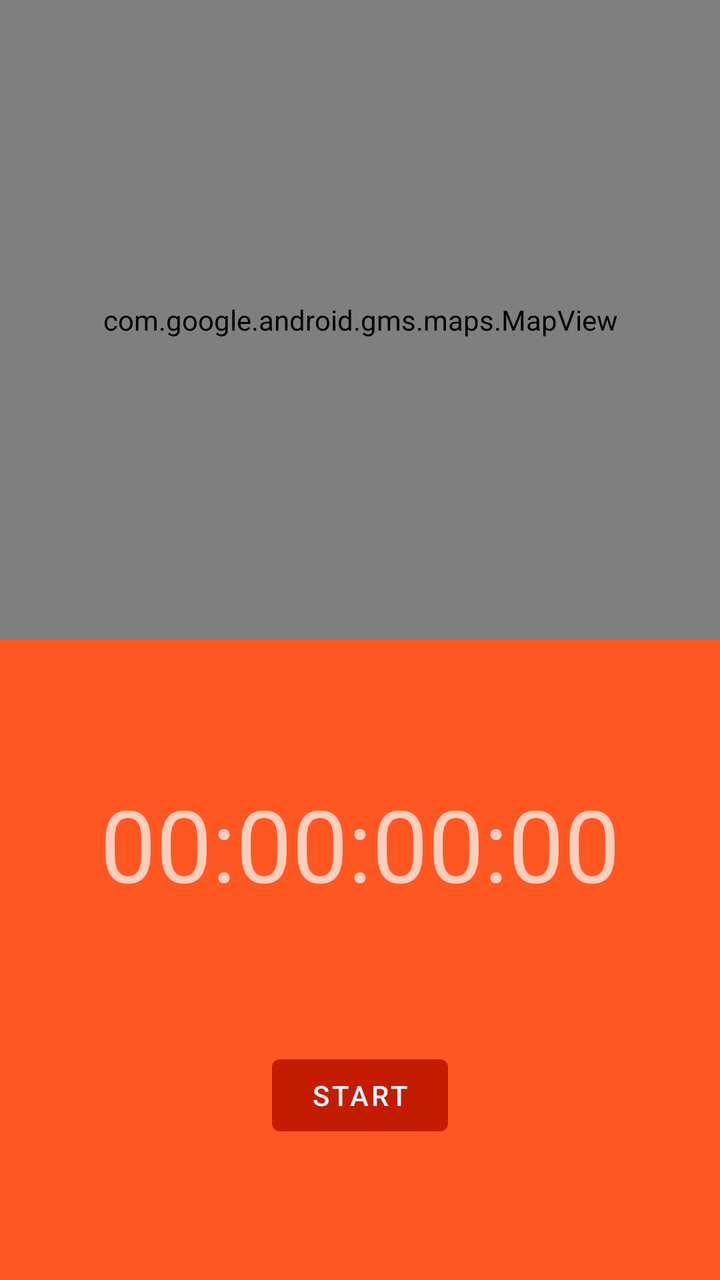
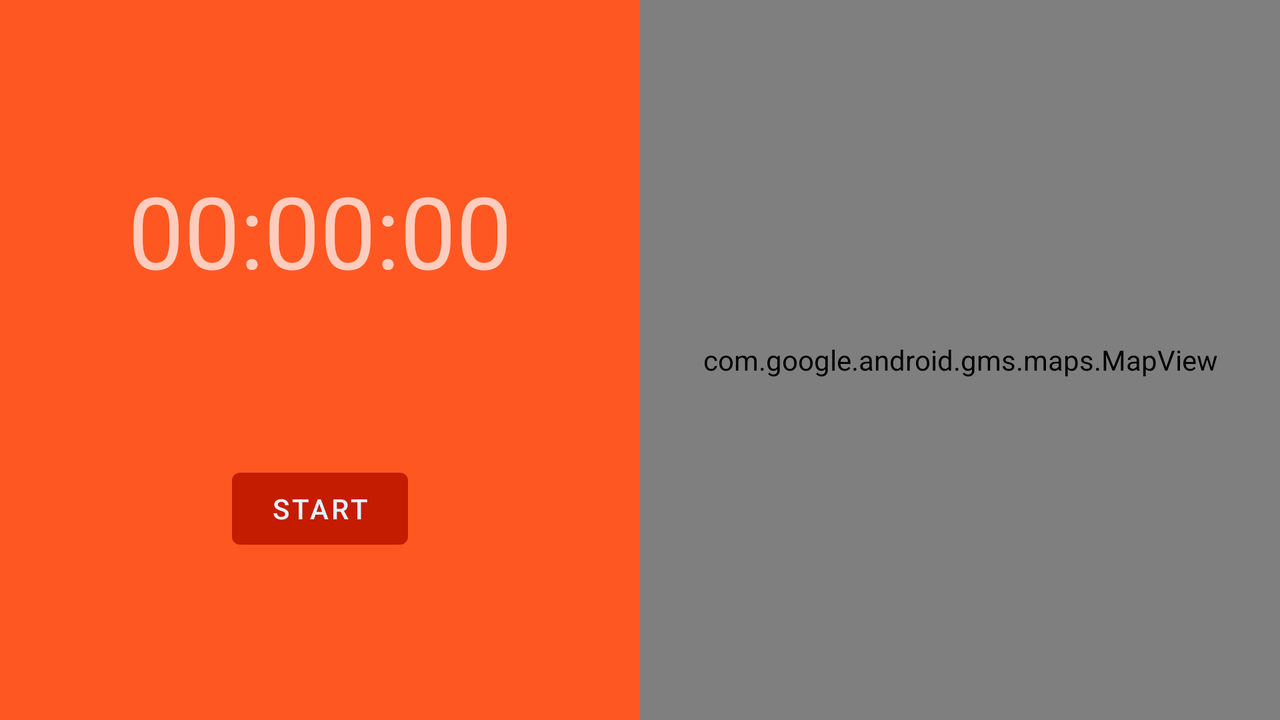

An Android layout and its configuration variant, each rendered on a device that would load it. The default file and the variant file are quoted in full after the pictures.
<!-- AndroidManifest.xml: application theme AppTheme -->
<!-- res/layout/fragment_tracking.xml -->
<?xml version="1.0" encoding="utf-8"?>
<androidx.constraintlayout.widget.ConstraintLayout xmlns:android="http://schemas.android.com/apk/res/android"
    xmlns:app="http://schemas.android.com/apk/res-auto"
    xmlns:tools="http://schemas.android.com/tools"
    android:layout_width="match_parent"
    android:layout_height="match_parent">

    <androidx.constraintlayout.widget.ConstraintLayout
        android:id="@+id/clInnerLayout"
        android:layout_width="match_parent"
        android:layout_height="0dp"
        android:background="@color/orange"
        app:layout_constraintBottom_toBottomOf="parent"
        app:layout_constraintEnd_toEndOf="parent"
        app:layout_constraintHorizontal_bias="0.5"
        app:layout_constraintStart_toStartOf="parent"
        app:layout_constraintTop_toBottomOf="@+id/mapView">

        <com.google.android.material.textview.MaterialTextView
            android:id="@+id/tvTimer"
            android:layout_width="wrap_content"
            android:layout_height="wrap_content"
            android:text="00:00:00:00"
            android:textSize="50sp"
            app:layout_constraintBottom_toTopOf="@+id/btnToggleRun"
            app:layout_constraintEnd_toEndOf="parent"
            app:layout_constraintHorizontal_bias="0.5"
            app:layout_constraintStart_toStartOf="parent"
            app:layout_constraintTop_toTopOf="parent" />

        <com.google.android.material.button.MaterialButton
            android:id="@+id/btnToggleRun"
            android:layout_width="wrap_content"
            android:layout_height="wrap_content"
            android:text="Start"
            app:layout_constraintBottom_toBottomOf="parent"
            app:layout_constraintEnd_toStartOf="@+id/btnFinishRun"
            app:layout_constraintHorizontal_bias="0.5"
            app:layout_constraintStart_toStartOf="parent"
            app:layout_constraintTop_toBottomOf="@+id/tvTimer" />

        <com.google.android.material.button.MaterialButton
            android:id="@+id/btnFinishRun"
            android:layout_width="wrap_content"
            android:layout_height="wrap_content"
            android:text="Finish Run"
            android:visibility="gone"
            app:layout_constraintBottom_toBottomOf="parent"
            app:layout_constraintEnd_toEndOf="parent"
            app:layout_constraintHorizontal_bias="0.5"
            app:layout_constraintStart_toEndOf="@+id/btnToggleRun"
            app:layout_constraintTop_toBottomOf="@+id/tvTimer" />


    </androidx.constraintlayout.widget.ConstraintLayout>

    <com.google.android.material.textview.MaterialTextView
        android:id="@+id/tvLetsGo"
        android:layout_width="wrap_content"
        android:layout_height="wrap_content"
        android:text="Let's go, USERNAME!"
        android:textAlignment="center"
        android:textSize="50sp"
        android:visibility="gone"
        app:layout_constraintBottom_toTopOf="@+id/clInnerLayout"
        app:layout_constraintEnd_toEndOf="parent"
        app:layout_constraintHorizontal_bias="0.5"
        app:layout_constraintStart_toStartOf="parent"
        app:layout_constraintTop_toTopOf="parent" />

    <com.google.android.gms.maps.MapView
        android:id="@+id/mapView"
        android:layout_width="match_parent"
        android:layout_height="0dp"
        app:layout_constraintBottom_toTopOf="@+id/clInnerLayout"
        app:layout_constraintEnd_toEndOf="parent"
        app:layout_constraintHorizontal_bias="0.5"
        app:layout_constraintStart_toStartOf="parent"
        app:layout_constraintTop_toTopOf="parent" />

</androidx.constraintlayout.widget.ConstraintLayout>
<!-- resources referenced by this layout -->
<resources>
  <color name="orange">#ff5722</color>
  <style name="AppTheme" parent="Theme.MaterialComponents.NoActionBar">
          
          <item name="colorPrimary">@color/darkOrange</item>
          <item name="colorSecondary">@color/orange</item>
          <item name="android:colorBackground">@color/orange</item>
          <item name="colorError">@color/errorColor</item>
  
          
          <item name="colorPrimaryVariant">@android:color/white</item>
          <item name="colorSecondaryVariant">@color/md_blue_400</item>
          
          <item name="colorSurface">@color/orange</item>
          <item name="colorOnPrimary">@color/md_blue_50</item>
          <item name="colorOnSecondary">@color/md_blue_50</item>
          <item name="colorOnBackground">@color/md_blue_50</item>
          <item name="colorOnError">@android:color/black</item>
          <item name="colorOnSurface">@android:color/white</item>
          <item name="scrimBackground">@color/mtrl_scrim_color</item>
          <item name="textAppearanceHeadline1">@style/TextAppearance.MaterialComponents.Headline1</item>
          <item name="textAppearanceHeadline2">@style/TextAppearance.MaterialComponents.Headline2</item>
          <item name="textAppearanceHeadline3">@style/TextAppearance.MaterialComponents.Headline3</item>
          <item name="textAppearanceHeadline4">@style/TextAppearance.MaterialComponents.Headline4</item>
          <item name="textAppearanceHeadline5">@style/TextAppearance.MaterialComponents.Headline5</item>
          <item name="textAppearanceHeadline6">@style/TextAppearance.MaterialComponents.Headline6</item>
          <item name="textAppearanceSubtitle1">@style/TextAppearance.MaterialComponents.Subtitle1</item>
          <item name="textAppearanceSubtitle2">@style/TextAppearance.MaterialComponents.Subtitle2</item>
          <item name="textAppearanceBody1">@style/TextAppearance.MaterialComponents.Body1</item>
          <item name="textAppearanceBody2">@style/TextAppearance.MaterialComponents.Body2</item>
          <item name="textAppearanceCaption">@style/TextAppearance.MaterialComponents.Caption</item>
          <item name="textAppearanceButton">@style/TextAppearance.MaterialComponents.Button</item>
          <item name="textAppearanceOverline">@style/TextAppearance.MaterialComponents.Overline</item>
  
          <item name="alertDialogTheme">@style/AlertDialogTheme</item>
      </style>
  <color name="darkOrange">#c41c00</color>
  <color name="errorColor">#D50000</color>
  <color name="md_blue_400">#42A5F5</color>
  <color name="md_blue_50">#E3F2FD</color>
  <style name="AlertDialogTheme" parent="ThemeOverlay.MaterialComponents.Dialog.Alert">
          <item name="buttonBarPositiveButtonStyle">@style/PositiveButtonStyle</item>
          <item name="buttonBarNegativeButtonStyle">@style/NegativeButtonStyle</item>
      </style>
  <style name="PositiveButtonStyle" parent="Widget.MaterialComponents.Button.TextButton.Dialog">
          <item name="android:textColor">@color/white</item>
      </style>
  <style name="NegativeButtonStyle" parent="Widget.MaterialComponents.Button.TextButton.Dialog">
          <item name="android:textColor">@color/white</item>
      </style>
  <color name="white">#FFFFFF</color>
</resources>
<!-- res/layout-land/fragment_tracking.xml (the repository's variant of the layout above) -->
<!-- drawn on the phone turned sideways -->
<?xml version="1.0" encoding="utf-8"?>
<androidx.constraintlayout.widget.ConstraintLayout xmlns:android="http://schemas.android.com/apk/res/android"
    xmlns:app="http://schemas.android.com/apk/res-auto"
    xmlns:tools="http://schemas.android.com/tools"
    android:layout_width="match_parent"
    android:layout_height="match_parent">

    <androidx.constraintlayout.widget.ConstraintLayout
        android:id="@+id/clInnerLayout"
        android:layout_width="0dp"
        android:layout_height="0dp"
        android:background="@color/orange"
        app:layout_constraintBottom_toBottomOf="parent"
        app:layout_constraintEnd_toStartOf="@+id/mapView"
        app:layout_constraintHorizontal_bias="0.5"
        app:layout_constraintStart_toStartOf="parent"
        app:layout_constraintTop_toTopOf="parent">

        <com.google.android.material.textview.MaterialTextView
            android:id="@+id/tvTimer"
            android:layout_width="wrap_content"
            android:layout_height="wrap_content"
            android:text="00:00:00"
            android:textSize="50sp"
            app:layout_constraintBottom_toTopOf="@+id/btnToggleRun"
            app:layout_constraintEnd_toEndOf="parent"
            app:layout_constraintHorizontal_bias="0.5"
            app:layout_constraintStart_toStartOf="parent"
            app:layout_constraintTop_toTopOf="parent" />

        <com.google.android.material.button.MaterialButton
            android:id="@+id/btnToggleRun"
            android:layout_width="wrap_content"
            android:layout_height="wrap_content"
            android:text="Start"
            app:layout_constraintBottom_toBottomOf="parent"
            app:layout_constraintEnd_toStartOf="@+id/btnFinishRun"
            app:layout_constraintHorizontal_bias="0.5"
            app:layout_constraintStart_toStartOf="parent"
            app:layout_constraintTop_toBottomOf="@+id/tvTimer" />

        <com.google.android.material.button.MaterialButton
            android:id="@+id/btnFinishRun"
            android:layout_width="wrap_content"
            android:layout_height="wrap_content"
            android:text="Finish run"
            android:visibility="gone"
            app:layout_constraintBottom_toBottomOf="parent"
            app:layout_constraintEnd_toEndOf="parent"
            app:layout_constraintHorizontal_bias="0.5"
            app:layout_constraintStart_toEndOf="@+id/btnToggleRun"
            app:layout_constraintTop_toBottomOf="@+id/tvTimer" />

    </androidx.constraintlayout.widget.ConstraintLayout>

    <com.google.android.gms.maps.MapView
        android:id="@+id/mapView"
        android:layout_width="0dp"
        android:layout_height="0dp"
        android:visibility="visible"
        app:layout_constraintBottom_toBottomOf="parent"
        app:layout_constraintEnd_toEndOf="parent"
        app:layout_constraintHorizontal_bias="0.5"
        app:layout_constraintStart_toEndOf="@+id/clInnerLayout"
        app:layout_constraintTop_toTopOf="parent" />

</androidx.constraintlayout.widget.ConstraintLayout>
